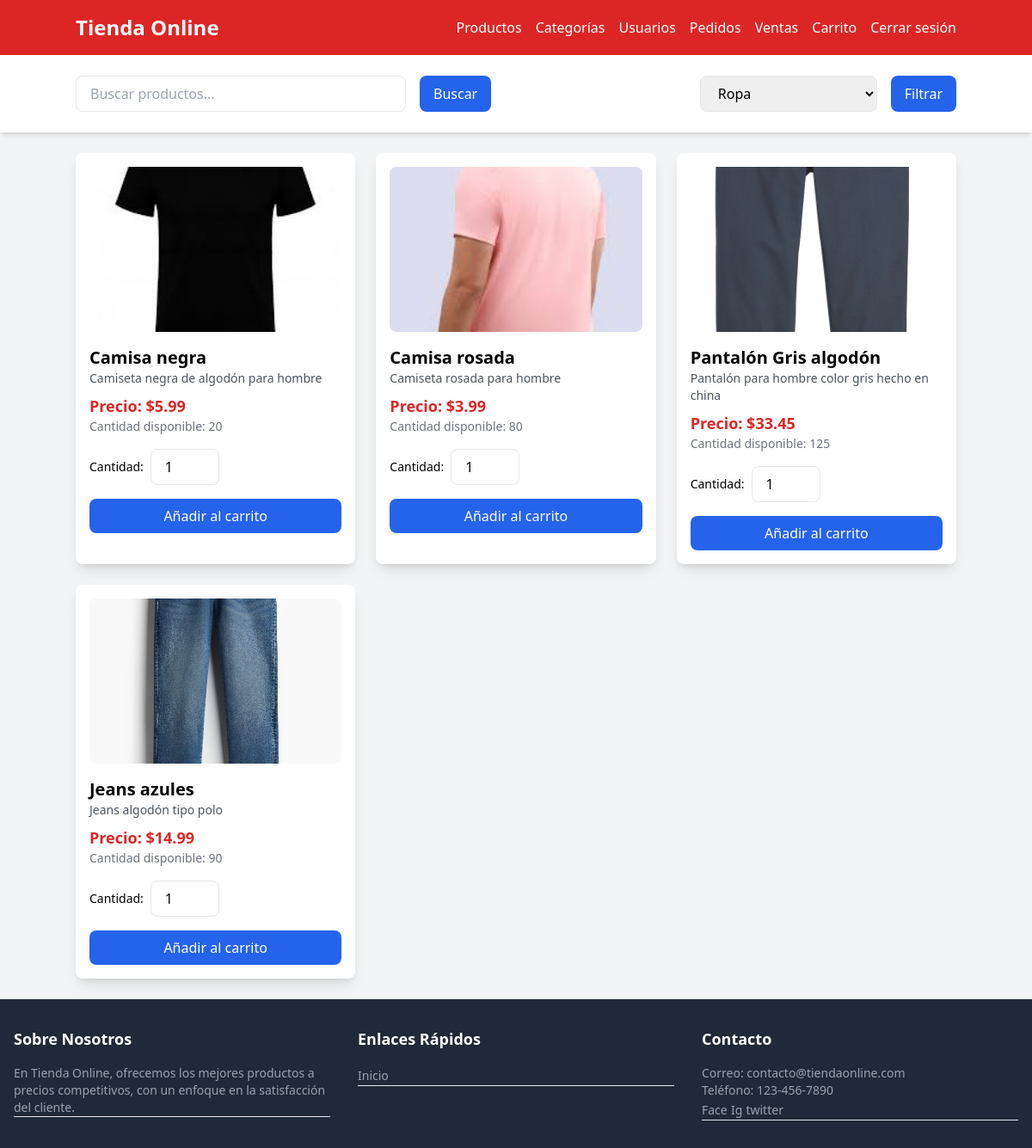
The page /views/home/index.php?categoria=1 (signed in) on the database its author committed.
### tables this page shows
CREATE TABLE `productos` (
  `producto_id` int NOT NULL AUTO_INCREMENT,
  `nombre` varchar(100) NOT NULL,
  `descripcion` varchar(255) DEFAULT NULL,
  `precio` decimal(10,2) NOT NULL,
  `cantidad_disponible` int NOT NULL,
  `categoria_id` int DEFAULT NULL,
  `imagen` varchar(255) DEFAULT NULL,
  `estado` enum('activo','inactivo') NOT NULL DEFAULT 'activo',
  `fecha_creacion` datetime DEFAULT CURRENT_TIMESTAMP,
  PRIMARY KEY (`producto_id`),
  KEY `categoria_id` (`categoria_id`),
  CONSTRAINT `productos_ibfk_1` FOREIGN KEY (`categoria_id`) REFERENCES `categorias` (`categoria_id`)
);

### models/Categoria.php (called while the page is built, shortened)
<?php
class Categoria {
    private $pdo;
    public function __construct($pdo) {
        $this->pdo = $pdo;
    }
    public function getAll() {
        $stmt = $this->pdo->query("SELECT * FROM Categorias");
        return $stmt->fetchAll(PDO::FETCH_ASSOC);
    }
}
?>

### models/Producto.php (called while the page is built, shortened)
<?php
class Productos {
    private $pdo;
    public function __construct($pdo) {
        $this->pdo = $pdo;
    }
    public function getByCategory($categoria_id) {
        $stmt = $this->pdo->prepare("SELECT * FROM Productos WHERE categoria_id = ? AND estado = 'activo'");
        $stmt->execute([$categoria_id]);
        return $stmt->fetchAll(PDO::FETCH_ASSOC);
    }
}
?>

### views/home/index.php (the view, shortened to what this page needs)
<?php
require_once '../../config/db.php';
require_once '../../models/Producto.php';
require_once '../../models/Categoria.php';
$productoModel = new Productos($pdo);
$categoriaModel = new Categoria($pdo);
$categorias = $categoriaModel->getAll();
$searchTerm = isset($_GET['search']) ? $_GET['search'] : '';
if ($searchTerm) {
    $productos = $productoModel->search($searchTerm);
} else {
    $categoria_id = isset($_GET['categoria']) ? $_GET['categoria'] : '';
    if ($categoria_id) {
        $productos = $productoModel->getByCategory($categoria_id);
    } else {
        $productos = $productoModel->getAll();
    }
}
?>
<!DOCTYPE html>
<html lang="es">
<head>
    <script src="https://cdn.tailwindcss.com"></script>
</head>
<body class="bg-gray-100">
    <header class="bg-red-600 text-white p-4">
        <div class="container mx-auto flex justify-between items-center">
            <a href="#" class="text-2xl font-semibold">Tienda Online</a>
            <nav>
                <ul class="flex space-x-4">
                    <?php if ($_SESSION['rol'] === 'admin'): ?>
                        <li><a href="../productos/index.php" class="hover:text-gray-300">Productos</a></li>
                        <li><a href="../categorias/index.php" class="hover:text-gray-300">Categorías</a></li>
                        <li><a href="../usuarios/index.php" class="hover:text-gray-300">Usuarios</a></li>
                        <li><a href="../pedidos/index.php" class="hover:text-gray-300">Pedidos</a></li>
                        <li><a href="../ventas/index.php" class="hover:text-gray-300">Ventas</a></li>
                    <?php endif; ?>
                    <li><a href="../carrito/index.php" class="hover:text-gray-300">Carrito</a></li>
                    <li><a href="../../views/auth/logout.php" class="hover:text-gray-300">Cerrar sesión</a></li>
                </ul>
            </nav>
        </div>
    </header>
    <section class="bg-white py-6 shadow-md">
        <div class="container mx-auto flex justify-between items-center">
            <form action="index.php" method="GET" class="flex space-x-4">
                <input type="text" name="search" placeholder="Buscar productos..." value="<?= isset($_GET['search']) ? $_GET['search'] : '' ?>" class="px-4 py-2 border rounded-lg w-96">
                <button type="submit" class="bg-blue-600 text-white px-4 py-2 rounded-lg">Buscar</button>
            </form>
            <form action="index.php" method="GET" class="flex space-x-4">
                <select name="categoria" class="px-4 py-2 border rounded-lg">
                    <?php foreach ($categorias as $categoria): ?>
                        <option value="<?= $categoria['categoria_id'] ?>" <?= isset($_GET['categoria']) && $_GET['categoria'] == $categoria['categoria_id'] ? 'selected' : '' ?>>
                            <?= $categoria['nombre_categoria'] ?>
                        </option>
                    <?php endforeach; ?>
                </select>
                <button type="submit" class="bg-blue-600 text-white px-4 py-2 rounded-lg">Filtrar</button>
            </form>
        </div>
    </section>
    <section class="py-6">
        <div class="container mx-auto grid grid-cols-1 sm:grid-cols-2 lg:grid-cols-3 xl:grid-cols-4 gap-6">
            <?php foreach ($productos as $producto): ?>
                <div class="bg-white p-4 rounded-lg shadow-lg">
                    <img src="../../public/image/<?= $producto['imagen'] ?>" alt="Imagen del producto" class="w-full h-48 object-cover rounded-lg mb-4">
                    <h3 class="text-xl font-semibold"><?= $producto['nombre'] ?></h3>
                    <p class="text-gray-600 text-sm mb-2"><?= $producto['descripcion'] ?></p>
                    <p class="text-lg font-bold text-red-600">Precio: $<?= number_format($producto['precio'], 2) ?></p>
                    <p class="text-sm text-gray-500 mb-4">Cantidad disponible: <?= $producto['cantidad_disponible'] ?></p>
                    <form action="../../controllers/CarritoController.php" method="POST" class="space-y-4">
                        <div class="flex items-center space-x-2">
                            <label for="cantidad" class="text-sm">Cantidad:</label>
                            <input type="number" name="cantidad" value="1" min="1" max="<?= $producto['cantidad_disponible'] ?>" required class="px-4 py-2 border rounded-lg w-20">
                        </div>
                        <?php if ($producto['cantidad_disponible'] == 0): ?>
                            <p class="text-red-600 text-sm">Producto agotado</p>
                        <?php else: ?>
                            <button type="submit" name="add_to_cart" class="w-full bg-blue-600 text-white px-4 py-2 rounded-lg hover:bg-blue-700">Añadir al carrito</button>
                        <?php endif; ?>
                    </form>
                </div>
            <?php endforeach; ?>
        </div>
    </section>
    <footer class="bg-gray-800 text-white py-8 mt-auto">
        <div class="max-w-7xl mx-auto px-4">
            <div class="grid grid-cols-1 md:grid-cols-3 gap-8">
                <div>
                    <h4 class="font-semibold text-lg mb-4">Sobre Nosotros</h4>
                    <p class="text-sm text-gray-400">En Tienda Online, ofrecemos los mejores productos a precios competitivos, con un enfoque en la satisfacción del cliente.</p>
                    <hr>
                </div>
                <div>
                    <h4 class="font-semibold text-lg mb-4">Enlaces Rápidos</h4>
                    <ul>
                        <li><a href="../home/index.php" class="text-sm text-gray-400 hover:text-gray-200">Inicio</a></li>
                        <hr>
                    </ul>
                </div>
                <div>
                    <h4 class="font-semibold text-lg mb-4">Contacto</h4>
                    <p class="text-sm text-gray-400">Correo: contacto@tiendaonline.com</p>
                    <p class="text-sm text-gray-400">Teléfono: 123-456-7890</p>
                    <a href="#" class="text-sm text-gray-400 hover:text-gray-200">Face</a>
                    <a href="#" class="text-sm text-gray-400 hover:text-gray-200">Ig</a>
                    <a href="#" class="text-sm text-gray-400 hover:text-gray-200">twitter</a>
                    <hr>
                </div>
            </div>
        </div>
    </footer>
</body>
</html>

### rows shown on the page
productos: imagen (picture), nombre "Camisa negra", descripcion "Camiseta negra de algodón para hombre", precio "5.99", cantidad_disponible "20", shows "Añadir al carrito"
productos: imagen (picture), nombre "Camisa rosada", descripcion "Camiseta rosada para hombre", precio "3.99", cantidad_disponible "80", shows "Añadir al carrito"
productos: imagen (picture), nombre "Pantalón Gris algodón", descripcion "Pantalón para hombre color gris hecho en china", precio "33.45", cantidad_disponible "125", shows "Añadir al carrito"
productos: imagen (picture), nombre "Jeans azules", descripcion "Jeans algodón tipo polo", precio "14.99", cantidad_disponible "90", shows "Añadir al carrito"

### other values the page prints
form field categoria "Ropa"
